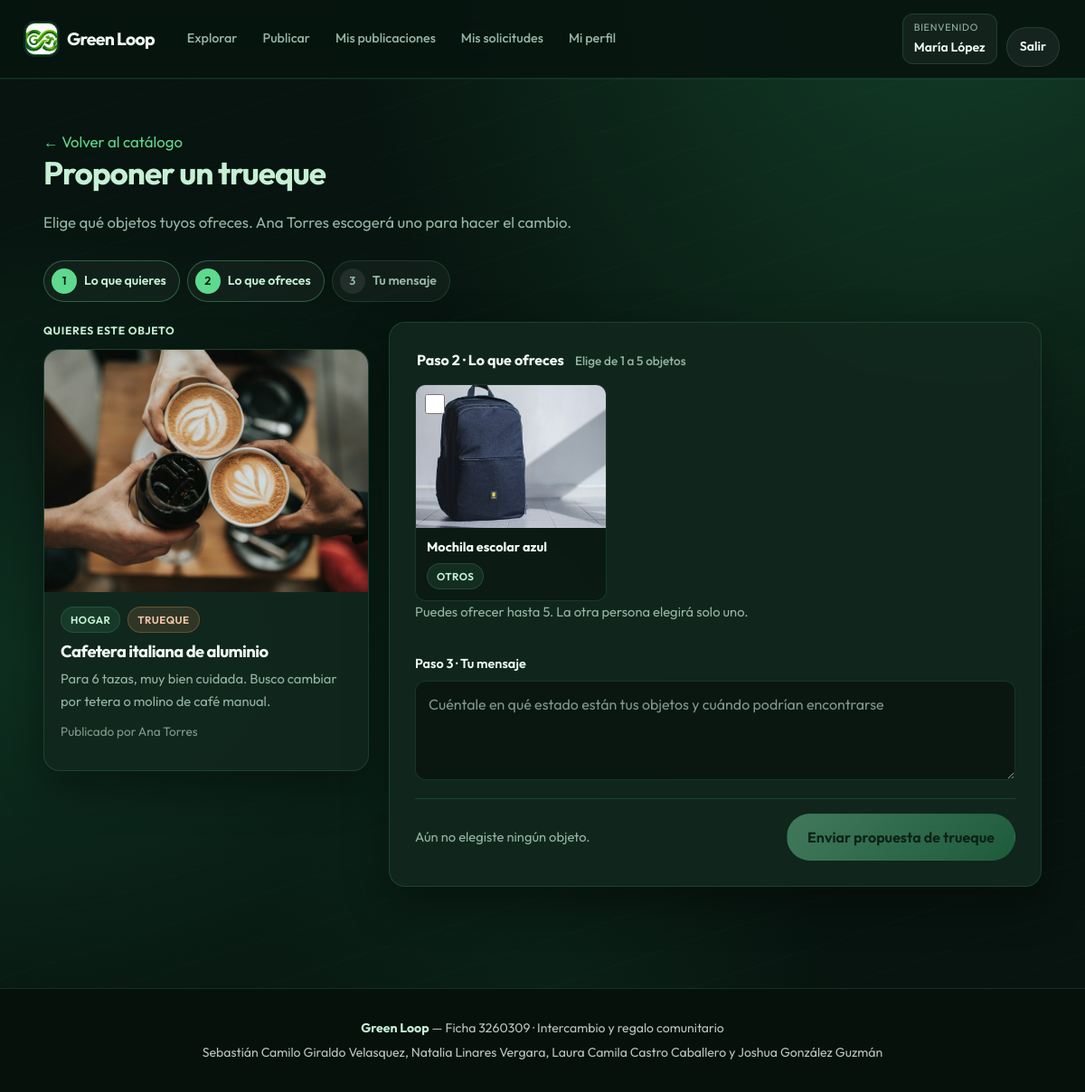
The app's page /solicitar_producto.php?id_producto=11 (signed in) with its own data.
### tables this page shows
CREATE TABLE productos (
  id_producto INT UNSIGNED AUTO_INCREMENT PRIMARY KEY,
  id_usuario INT UNSIGNED NOT NULL,
  nombre VARCHAR(100) NOT NULL,
  descripcion TEXT NOT NULL,
  categoria VARCHAR(50) NOT NULL,
  tipo_publicacion VARCHAR(30) NOT NULL,
  imagen VARCHAR(255) NULL,
  disponible TINYINT(1) NOT NULL DEFAULT 1,
  fecha_publicacion TIMESTAMP DEFAULT CURRENT_TIMESTAMP,
  FOREIGN KEY (id_usuario) REFERENCES usuarios(id_usuario)
    ON DELETE CASCADE
);

CREATE TABLE usuarios (
  id_usuario INT UNSIGNED AUTO_INCREMENT PRIMARY KEY,
  nombre VARCHAR(100) NOT NULL,
  correo VARCHAR(150) NOT NULL UNIQUE,
  telefono VARCHAR(20) NULL,
  password_hash VARCHAR(255) NOT NULL,
  rol VARCHAR(20) NOT NULL DEFAULT 'usuario',
  fecha_registro TIMESTAMP DEFAULT CURRENT_TIMESTAMP
);

### includes/funciones.php (called while the page is built, shortened)
<?php
function e($texto) {
    return htmlspecialchars((string)$texto, ENT_QUOTES, "UTF-8");
}

### solicitar_producto.php (the view, shortened to what this page needs)
<?php
require_once __DIR__ . "/includes/conexion.php";
require_once __DIR__ . "/includes/funciones.php";
$idUsuario = (int) $_SESSION["usuario"];
$idProducto = (int) ($_GET["id_producto"] ?? 0);
$stmt = $mysqli->prepare(
    "SELECT p.*, u.nombre AS propietario
     FROM productos p
     JOIN usuarios u ON p.id_usuario = u.id_usuario
     WHERE p.id_producto = ? AND p.disponible = 1"
);
$stmt->bind_param("i", $idProducto);
$stmt->execute();
$producto = $stmt->get_result()->fetch_assoc();
$stmt = $mysqli->prepare(
    "SELECT id_producto, nombre, descripcion, categoria, imagen
     FROM productos
     WHERE id_usuario = ?
       AND disponible = 1
       AND LOWER(tipo_publicacion) IN ('intercambio', 'trueque')
       AND id_producto <> ?
     ORDER BY fecha_publicacion DESC"
);
$stmt->bind_param("ii", $idUsuario, $idProducto);
$stmt->execute();
$misProductos = $stmt->get_result()->fetch_all(MYSQLI_ASSOC);
require __DIR__ . "/includes/header.php";
?>
<div class="pagina-titulo">
    <p class="volver"><a href="catalogo.php">← Volver al catálogo</a></p>
    <h2>Proponer un trueque</h2>
    <p>Elige qué objetos tuyos ofreces. <?= e($producto["propietario"]) ?> escogerá uno para hacer el cambio.</p>
</div>
<ol class="pasos-trueque" aria-label="Pasos del trueque">
    <li class="activo"><span>1</span> Lo que quieres</li>
    <li class="activo"><span>2</span> Lo que ofreces</li>
    <li><span>3</span> Tu mensaje</li>
</ol>
<div class="trueque-layout">
    <aside class="trueque-deseado" aria-label="Objeto que quieres">
        <p class="trueque-etiqueta">Quieres este objeto</p>
        <article class="producto">
            <div class="producto-media<?= empty($producto["imagen"]) ? " sin-foto" : "" ?>">
                <?php if (!empty($producto["imagen"])): ?>
                    <img src="<?= e($producto["imagen"]) ?>" alt="<?= e($producto["nombre"]) ?>">
                <?php endif; ?>
            </div>
            <div class="producto-cuerpo">
                <div class="badges">
                    <span class="badge"><?= e($producto["categoria"]) ?></span>
                    <span class="badge badge-tipo es-trueque">Trueque</span>
                </div>
                <h3><?= e($producto["nombre"]) ?></h3>
                <p class="producto-desc"><?= e($producto["descripcion"]) ?></p>
                <p class="producto-autor">Publicado por <?= e($producto["propietario"]) ?></p>
            </div>
        </article>
    </aside>
    <section class="trueque-panel" aria-label="Tus objetos para ofrecer">
        <?php if (count($misProductos) === 0): ?>
            <div class="vacio trueque-vacio">
                <h3>Todavía no tienes objetos para ofrecer</h3>
                <p>Para pedir un trueque necesitas al menos un objeto tuyo publicado como Trueque y disponible.</p>
                <a href="publicar.php" class="boton">Publicar un objeto para trueque</a>
                <a href="mis_publicaciones.php" class="boton secundario">Revisar mis publicaciones</a>
            </div>
        <?php else: ?>
            <form action="solicitar.php" method="post" class="form-trueque" data-form-trueque>
                <fieldset class="ofrecidos-selector">
                    <legend>
                        Paso 2 · Lo que ofreces
                        <span class="ofrecidos-cuenta" data-ofrecidos-cuenta>Elige de 1 a 5 objetos</span>
                    </legend>
                    <div class="ofrecidos-grid">
                        <?php foreach ($misProductos as $mio): ?>
                            <label class="ofrecido-card">
                                <input
                                    type="checkbox"
                                    name="productos_ofrecidos[]"
                                    value="<?= (int) $mio["id_producto"] ?>"
                                    data-ofrecido-check
                                >
                                <span class="ofrecido-media<?= empty($mio["imagen"]) ? " sin-foto" : "" ?>">
                                    <?php if (!empty($mio["imagen"])): ?>
                                        <img src="<?= e($mio["imagen"]) ?>" alt="" loading="lazy">
                                    <?php endif; ?>
                                </span>
                                <span class="ofrecido-info">
                                    <strong><?= e($mio["nombre"]) ?></strong>
                                    <span class="badge"><?= e($mio["categoria"]) ?></span>
                                </span>
                            </label>
                        <?php endforeach; ?>
                    </div>
                    <p class="form-ayuda" data-ofrecidos-ayuda>Puedes ofrecer hasta 5. La otra persona elegirá solo uno.</p>
                </fieldset>
                <div class="trueque-mensaje">
                    <label for="mensaje">Paso 3 · Tu mensaje</label>
                    <textarea
                        id="mensaje"
                        name="mensaje"
                        required
                        minlength="5"
                        placeholder="Cuéntale en qué estado están tus objetos y cuándo podrían encontrarse"
                    ></textarea>
                </div>
                <div class="trueque-envio">
                    <p data-ofrecidos-resumen>Aún no elegiste ningún objeto.</p>
                    <button type="submit" data-ofrecidos-enviar disabled>Enviar propuesta de trueque</button>
                </div>
            </form>
        <?php endif; ?>
    </section>
</div>
<?php require __DIR__ . "/includes/footer.php"; ?>

### records on screen
productos: id_usuario.nombre "Ana Torres", imagen (picture), categoria "HOGAR", nombre "Cafetera italiana de aluminio", descripcion "Para 6 tazas, muy bien cuidada. Busco cambiar por tetera o molino de café manual."
productos: imagen (picture), nombre "Mochila escolar azul", categoria "OTROS"

### other values on screen
$_SESSION["nombre"] "María López"
